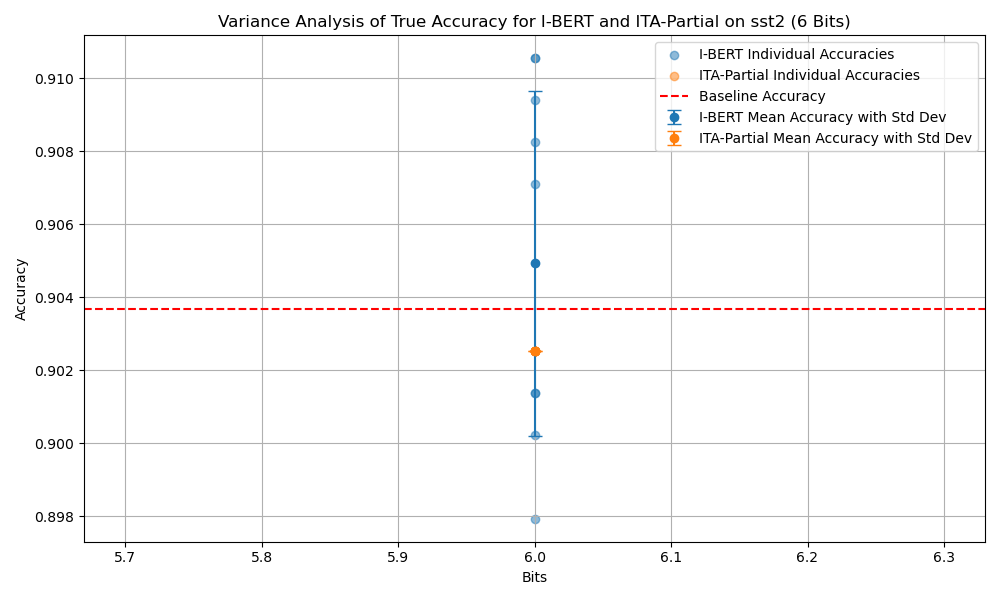

Reproduce this figure in Python.
import matplotlib.pyplot as plt
import pandas as pd
import numpy as np

# Data for I-BERT and ITA-Partial on 6 bits for sst2
data = [
    {'Bits': 6, 'Mode': 'I-BERT', 'True_Accuracy': 0.9105504587155964},
    {'Bits': 6, 'Mode': 'I-BERT', 'True_Accuracy': 0.9105504587155964},
    {'Bits': 6, 'Mode': 'I-BERT', 'True_Accuracy': 0.9071100917431193},
    {'Bits': 6, 'Mode': 'I-BERT', 'True_Accuracy': 0.9013761467889908},
    {'Bits': 6, 'Mode': 'I-BERT', 'True_Accuracy': 0.9094036697247706},
    {'Bits': 6, 'Mode': 'I-BERT', 'True_Accuracy': 0.9002293577981652},
    {'Bits': 6, 'Mode': 'I-BERT', 'True_Accuracy': 0.9013761467889908},
    {'Bits': 6, 'Mode': 'I-BERT', 'True_Accuracy': 0.8979357798165137},
    {'Bits': 6, 'Mode': 'I-BERT', 'True_Accuracy': 0.908256880733945},
    {'Bits': 6, 'Mode': 'I-BERT', 'True_Accuracy': 0.9025229357798165},
    {'Bits': 6, 'Mode': 'ITA-Partial', 'True_Accuracy': 0.9025229357798165},
    {'Bits': 6, 'Mode': 'ITA-Partial', 'True_Accuracy': 0.9025229357798165},
    {'Bits': 6, 'Mode': 'ITA-Partial', 'True_Accuracy': 0.9025229357798165},
    {'Bits': 6, 'Mode': 'ITA-Partial', 'True_Accuracy': 0.9025229357798165},
    {'Bits': 6, 'Mode': 'ITA-Partial', 'True_Accuracy': 0.9025229357798165},
    {'Bits': 6, 'Mode': 'ITA-Partial', 'True_Accuracy': 0.9025229357798165},
    {'Bits': 6, 'Mode': 'ITA-Partial', 'True_Accuracy': 0.9025229357798165},
    {'Bits': 6, 'Mode': 'ITA-Partial', 'True_Accuracy': 0.9025229357798165},
    {'Bits': 6, 'Mode': 'ITA-Partial', 'True_Accuracy': 0.9025229357798165},
    {'Bits': 6, 'Mode': 'ITA-Partial', 'True_Accuracy': 0.9025229357798165},
]

# Create a DataFrame
df = pd.DataFrame(data)

# Calculate mean and standard deviation for each mode
df_grouped = df.groupby(['Bits', 'Mode'])['True_Accuracy'].agg(['mean', 'std']).reset_index()

# Plot the results
plt.figure(figsize=(10, 6))

# Error bars for standard deviation
for mode in df_grouped['Mode'].unique():
    df_mode = df_grouped[df_grouped['Mode'] == mode]
    plt.errorbar(df_mode['Bits'], df_mode['mean'], yerr=df_mode['std'], fmt='o', capsize=5, label=f'{mode} Mean Accuracy with Std Dev')

# Add scatter points for all individual results
for mode in df['Mode'].unique():
    df_mode = df[df['Mode'] == mode]
    plt.scatter([6] * len(df_mode), df_mode['True_Accuracy'], alpha=0.5, label=f'{mode} Individual Accuracies')

# Add the baseline
baseline_value = 0.9036697247706422
plt.axhline(y=baseline_value, color='r', linestyle='--', label='Baseline Accuracy')

plt.xlabel('Bits')
plt.ylabel('Accuracy')
plt.title('Variance Analysis of True Accuracy for I-BERT and ITA-Partial on sst2 (6 Bits)')
plt.legend()
plt.grid(True)

# Save the figure
plt.tight_layout()
plt.savefig('results/variance/plot.png')
print("Plot has been saved to variance_analysis_ibert_ita_partial_sst2.png")
